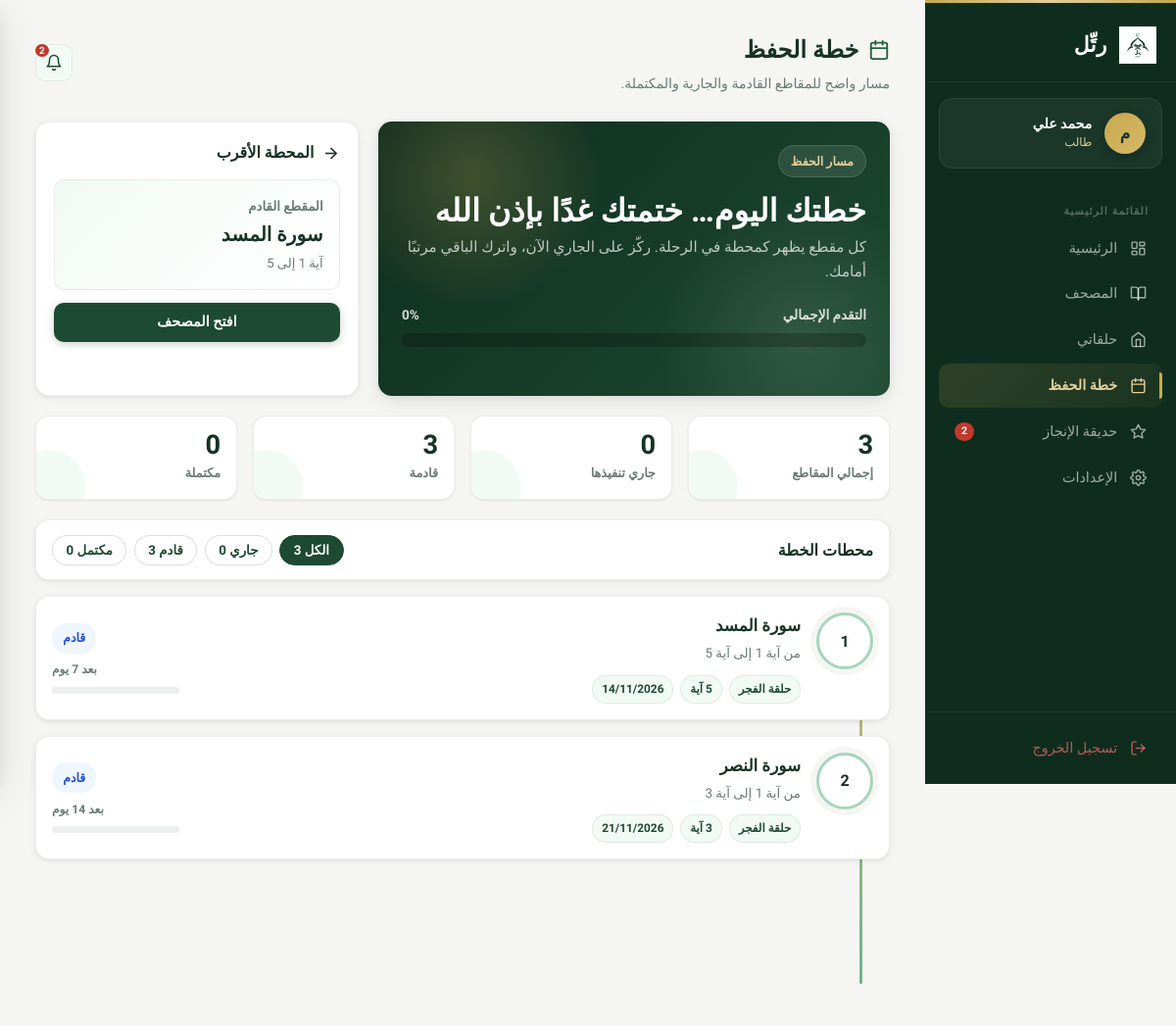
The app's page /student/schedule.php (signed in) with its own data.
### tables this page shows
CREATE TABLE `users` (
    `id`         INT           NOT NULL AUTO_INCREMENT,
    `name`       VARCHAR(100)  NOT NULL,
    `email`      VARCHAR(150)  NOT NULL,
    `password`   VARCHAR(255)  NOT NULL,
    `role`       ENUM('admin','teacher','student') NOT NULL,
    `avatar`     VARCHAR(255)  DEFAULT NULL,
    `phone`      VARCHAR(20)   DEFAULT NULL,
    `created_at` TIMESTAMP     NOT NULL DEFAULT CURRENT_TIMESTAMP,
    PRIMARY KEY (`id`),
    UNIQUE KEY `uk_email` (`email`),
    INDEX `idx_role` (`role`)
);

CREATE TABLE `memorization_plan` (
    `id`           INT          NOT NULL AUTO_INCREMENT,
    `student_id`   INT          NOT NULL,
    `halqa_id`     INT          DEFAULT NULL,
    `surah_number` INT          NOT NULL,
    `surah_name`   VARCHAR(100) NOT NULL DEFAULT '',
    `ayah_from`    INT          NOT NULL,
    `ayah_to`      INT          NOT NULL,
    `target_date`  DATE         DEFAULT NULL,
    `status`       ENUM('pending','in_progress','completed') NOT NULL DEFAULT 'pending',
    `created_at`   TIMESTAMP    NOT NULL DEFAULT CURRENT_TIMESTAMP,
    PRIMARY KEY (`id`),
    INDEX `idx_mp_student` (`student_id`),
    INDEX `idx_mp_status`  (`status`)
);

CREATE TABLE `halaqat` (
    `id`            INT           NOT NULL AUTO_INCREMENT,
    `name`          VARCHAR(100)  NOT NULL,
    `teacher_id`    INT           DEFAULT NULL,
    `schedule_days` VARCHAR(200)  DEFAULT NULL,
    `schedule_time` TIME          DEFAULT NULL,
    `location`      VARCHAR(200)  DEFAULT NULL,
    `max_students`  INT           NOT NULL DEFAULT 20,
    `status`        ENUM('active','inactive') NOT NULL DEFAULT 'active',
    `created_at`    TIMESTAMP     NOT NULL DEFAULT CURRENT_TIMESTAMP,
    PRIMARY KEY (`id`),
    INDEX `idx_teacher` (`teacher_id`),
    INDEX `idx_status`  (`status`)
);

### config/db.php (called while the page is built, shortened)
<?php
function getCurrentUser(PDO $pdo): ?array {
    $stmt = $pdo->prepare("SELECT id,name,email,role,avatar,phone,created_at FROM users WHERE id=?");
    $stmt->execute([$_SESSION['user_id']]);
    return $stmt->fetch() ?: null;
}
function getUnreadCount(PDO $pdo): int {
    $stmt = $pdo->prepare("SELECT COUNT(*) FROM notifications WHERE user_id=? AND is_read=0");
    $stmt->execute([$_SESSION['user_id']]);
    return (int)$stmt->fetchColumn();
}

### student/schedule.php (the view, shortened to what this page needs)
<?php
require_once __DIR__ . '/../config/db.php';
$user = getCurrentUser($pdo);
$notifs = getUnreadCount($pdo);
$sid = (int)$_SESSION['user_id'];
require_once __DIR__ . '/student_shared.php';
$stmt = $pdo->prepare("
    SELECT mp.*, h.name AS halqa_name
    FROM memorization_plan mp
    LEFT JOIN halaqat h ON mp.halqa_id = h.id
    WHERE mp.student_id = ?
    ORDER BY FIELD(mp.status,'in_progress','pending','completed'), mp.target_date ASC
");
$stmt->execute([$sid]);
$plans = $stmt->fetchAll();
$planProgress = [];
if (!empty($plans)) {
    $trackingExists = (bool)$pdo->query("SHOW TABLES LIKE 'quran_tracking'")->fetchColumn();
    if ($trackingExists) {
        $progressStmt = $pdo->prepare("
            SELECT COUNT(DISTINCT ayah_number)
            FROM quran_tracking
            WHERE student_id = ?
              AND surah_number = ?
              AND status = 'memorized'
              AND ayah_number BETWEEN ? AND ?
        ");
        foreach ($plans as $p) {
            $rangeTotal = max(1, (int)$p['ayah_to'] - (int)$p['ayah_from'] + 1);
            $progressStmt->execute([$sid, (int)$p['surah_number'], (int)$p['ayah_from'], (int)$p['ayah_to']]);
            $memorized = (int)$progressStmt->fetchColumn();
            $planProgress[(int)$p['id']] = min(100, round($memorized / $rangeTotal * 100));
        }
    }
}
$total = count($plans);
$completed = count(array_filter($plans, fn($p) => $p['status'] === 'completed'));
$inprog = count(array_filter($plans, fn($p) => $p['status'] === 'in_progress'));
$pending = count(array_filter($plans, fn($p) => $p['status'] === 'pending'));
$overallPct = $total > 0 ? round($completed / $total * 100) : 0;
$nextPlan = $plans[0] ?? null;
student_page_start('خطة الحفظ');
student_sidebar($user, 'schedule', $notifs);
?>
<main class="pw">
  <header class="ph anim">
    <div class="ph-left">
      <h1>
        <svg viewBox="0 0 24 24"><rect x="3" y="4" width="18" height="18" rx="2" ry="2"/><line x1="16" y1="2" x2="16" y2="6"/><line x1="8" y1="2" x2="8" y2="6"/><line x1="3" y1="10" x2="21" y2="10"/></svg>
        خطة الحفظ
      </h1>
      <p>مسار واضح للمقاطع القادمة والجارية والمكتملة.</p>
    </div>
    <button class="notif-btn" onclick="openNotif()" aria-label="الإشعارات">
      <svg viewBox="0 0 24 24"><path d="M18 8A6 6 0 0 0 6 8c0 7-3 9-3 9h18s-3-2-3-9"/><path d="M13.73 21a2 2 0 0 1-3.46 0"/></svg>
      <?php if($notifs>0): ?><span class="notif-dot"><?= $notifs ?></span><?php endif; ?>
    </button>
  </header>
  <section class="plan-hero">
    <div class="plan-hero-main anim anim-d1">
      <span class="plan-kicker">مسار الحفظ</span>
      <h2> خطتك اليوم… ختمتك غدًا بإذن الله</h2>
      <p>كل مقطع يظهر كمحطة في الرحلة. ركّز على الجاري الآن، واترك الباقي مرتبًا أمامك.</p>
      <div class="hero-progress">
        <div class="hero-progress-top"><span>التقدم الإجمالي</span><span><?= $overallPct ?>%</span></div>
        <div class="hero-bar"><div style="width:<?= $overallPct ?>%"></div></div>
      </div>
    </div>
    <aside class="next-card anim anim-d2">
      <div class="next-card-title">
        <svg viewBox="0 0 24 24" width="19" height="19" fill="none" stroke="currentColor" stroke-width="2"><path d="M5 12h14"/><path d="M12 5l7 7-7 7"/></svg>
        المحطة الأقرب
      </div>
      <div class="next-surah">
        <?php if($nextPlan): ?>
          <small><?= $nextPlan['status'] === 'in_progress' ? 'قيد الحفظ الآن' : 'المقطع القادم' ?></small>
          <strong>سورة <?= htmlspecialchars($nextPlan['surah_name']) ?></strong>
          <span>آية <?= (int)$nextPlan['ayah_from'] ?> إلى <?= (int)$nextPlan['ayah_to'] ?></span>
        <?php else: ?>
          <small>لا توجد محطة بعد</small>
          <strong>بانتظار خطة من المعلم</strong>
          <span>ستظهر المقاطع هنا عند إضافتها.</span>
        <?php endif; ?>
      </div>
      <a href="/rattil/student/quran.php" class="btn btn-primary" style="justify-content:center">افتح المصحف</a>
    </aside>
  </section>
  <section class="plan-stats">
    <div class="plan-stat anim anim-d1"><strong><?= $total ?></strong><span>إجمالي المقاطع</span></div>
    <div class="plan-stat anim anim-d2"><strong><?= $inprog ?></strong><span>جاري تنفيذها</span></div>
    <div class="plan-stat anim anim-d3"><strong><?= $pending ?></strong><span>قادمة</span></div>
    <div class="plan-stat anim anim-d4"><strong><?= $completed ?></strong><span>مكتملة</span></div>
  </section>
  <section class="filter-dock anim anim-d1">
    <div class="filter-title">محطات الخطة</div>
    <div class="filter-actions">
      <button class="plan-filter active" type="button" onclick="filterPlans('all', this)">الكل <?= $total ?></button>
      <button class="plan-filter" type="button" onclick="filterPlans('in_progress', this)">جاري <?= $inprog ?></button>
      <button class="plan-filter" type="button" onclick="filterPlans('pending', this)">قادم <?= $pending ?></button>
      <button class="plan-filter" type="button" onclick="filterPlans('completed', this)">مكتمل <?= $completed ?></button>
    </div>
  </section>
  <?php if(empty($plans)): ?>
    <div class="empty-plan anim">
      <svg viewBox="0 0 24 24"><rect x="3" y="4" width="18" height="18" rx="2"/><line x1="3" y1="10" x2="21" y2="10"/></svg>
      <p>لا توجد خطة حفظ بعد. تواصل مع معلمك لإعداد خطة تناسبك.</p>
    </div>
  <?php else: ?>
    <section class="path-wrap">
      <?php
      $statusAr = ['in_progress'=>'جاري','pending'=>'قادم','completed'=>'مكتمل'];
      foreach($plans as $i => $p):
        $diff = $p['target_date'] ? (int)ceil((strtotime($p['target_date']) - time()) / 86400) : null;
        $dueClass = $diff !== null && $diff < 0 ? 'late' : ($diff !== null && $diff <= 3 ? 'hot' : '');
        $dueText = $diff === null ? 'بدون تاريخ' : ($diff > 0 ? "بعد $diff يوم" : ($diff === 0 ? 'اليوم' : 'متأخر '.abs($diff).' يوم'));
        $rangeTotal = max(1, (int)$p['ayah_to'] - (int)$p['ayah_from'] + 1);
        $planPct = $p['status'] === 'completed' ? 100 : ($planProgress[(int)$p['id']] ?? 0);
      ?>
        <article class="plan-card <?= htmlspecialchars($p['status']) ?> anim" data-status="<?= htmlspecialchars($p['status']) ?>">
          <div class="path-node"><?= $i + 1 ?></div>
          <div class="plan-main">
            <h3>سورة <?= htmlspecialchars($p['surah_name']) ?></h3>
            <p>من آية <?= (int)$p['ayah_from'] ?> إلى آية <?= (int)$p['ayah_to'] ?></p>
            <div class="plan-tags">
              <?php if($p['halqa_name']): ?><span><?= htmlspecialchars($p['halqa_name']) ?></span><?php endif; ?>
              <span><?= $rangeTotal ?> آية</span>
              <?php if($p['target_date']): ?><span><?= date('d/m/Y', strtotime($p['target_date'])) ?></span><?php endif; ?>
            </div>
          </div>
          <div class="plan-side">
            <span class="status-pill <?= htmlspecialchars($p['status']) ?>"><?= $statusAr[$p['status']] ?></span>
            <span class="due-text <?= $dueClass ?>"><?= $dueText ?></span>
            <div class="mini-progress" title="<?= $planPct ?>%"><div style="width:<?= $planPct ?>%"></div></div>
          </div>
        </article>
      <?php endforeach; ?>
    </section>
  <?php endif; ?>
</main>
</body>
</html>

### student/student_shared.php (shortened to what this page needs)
<?php
function student_sidebar(array $user, string $active = 'dashboard', int $unread = 0): void {
    $init  = mb_substr($user['name'], 0, 1, 'UTF-8');
    $links = [
        'dashboard'    => ['/rattil/student/dashboard.php',    'الرئيسية',    '<rect x="3" y="3" width="7" height="9" rx="1"/><rect x="14" y="3" width="7" height="5" rx="1"/><rect x="14" y="12" width="7" height="9" rx="1"/><rect x="3" y="16" width="7" height="5" rx="1"/>'],
        'quran'        => ['/rattil/student/quran.php',         'المصحف',      '<path d="M2 3h6a4 4 0 0 1 4 4v14a3 3 0 0 0-3-3H2z"/><path d="M22 3h-6a4 4 0 0 0-4 4v14a3 3 0 0 1 3-3h7z"/>'],
        'halaqat'      => ['/rattil/student/halaqat.php',       'حلقاتي',      '<path d="M3 9l9-7 9 7v11a2 2 0 0 1-2 2H5a2 2 0 0 1-2-2z"/><polyline points="9 22 9 12 15 12 15 22"/>'],
        'schedule'     => ['/rattil/student/schedule.php',      'خطة الحفظ',   '<rect x="3" y="4" width="18" height="18" rx="2" ry="2"/><line x1="16" y1="2" x2="16" y2="6"/><line x1="8" y1="2" x2="8" y2="6"/><line x1="3" y1="10" x2="21" y2="10"/>'],
        'achievements' => ['/rattil/student/achievements.php',  'حديقة الإنجاز','<path d="M12 2l3.09 6.26L22 9.27l-5 4.87 1.18 6.88L12 17.77l-6.18 3.25L7 14.14 2 9.27l6.91-1.01L12 2z"/>'],
        'settings'     => ['/rattil/student/settings.php',      'الإعدادات',   '<circle cx="12" cy="12" r="3"/><path d="M19.4 15a1.65 1.65 0 0 0 .33 1.82l.06.06a2 2 0 0 1-2.83 2.83l-.06-.06a1.65 1.65 0 0 0-1.82-.33 1.65 1.65 0 0 0-1 1.51V21a2 2 0 0 1-4 0v-.09A1.65 1.65 0 0 0 9 19.4a1.65 1.65 0 0 0-1.82.33l-.06.06a2 2 0 0 1-2.83-2.83l.06-.06A1.65 1.65 0 0 0 4.68 15a1.65 1.65 0 0 0-1.51-1H3a2 2 0 0 1 0-4h.09A1.65 1.65 0 0 0 4.6 9a1.65 1.65 0 0 0-.33-1.82l-.06-.06a2 2 0 0 1 2.83-2.83l.06.06A1.65 1.65 0 0 0 9 4.68a1.65 1.65 0 0 0 1-1.51V3a2 2 0 0 1 4 0v.09a1.65 1.65 0 0 0 1 1.51 1.65 1.65 0 0 0 1.82-.33l.06-.06a2 2 0 0 1 2.83 2.83l-.06.06A1.65 1.65 0 0 0 19.4 9a1.65 1.65 0 0 0 1.51 1H21a2 2 0 0 1 0 4h-.09a1.65 1.65 0 0 0-1.51 1z"/>'],
    ];
?>
<aside class="rs" id="rs">
  <a href="/rattil/student/dashboard.php" class="rs-logo">
    <img src="/rattil/assets/images/logo.png" alt="رتِّل" onerror="this.style.display='none'">
    <span class="rs-logo-text">رتِّل</span>
  </a>
  <div class="rs-user">
    <div class="rs-av"><?= $init ?></div>
    <div>
      <div class="rs-user-name"><?= htmlspecialchars($user['name']) ?></div>
      <div class="rs-user-role">طالب</div>
    </div>
  </div>
  <nav class="rs-nav" role="navigation" aria-label="قائمة الطالب">
    <div class="rs-section">القائمة الرئيسية</div>
    <?php foreach ($links as $key => [$href, $label, $icon]): ?>
    <a href="<?= $href ?>" class="rs-link <?= $active === $key ? 'active' : '' ?>" <?= $active === $key ? 'aria-current="page"' : '' ?>>
      <svg viewBox="0 0 24 24" xmlns="http://www.w3.org/2000/svg"><?= $icon ?></svg>
      <span><?= $label ?></span>
      <?php if ($key === 'achievements' && $unread > 0): ?>
      <span class="rs-badge"><?= $unread ?></span>
      <?php endif; ?>
    </a>
    <?php endforeach; ?>
  </nav>
  <div class="rs-foot">
    <a href="/rattil/logout.php" class="rs-link">
      <svg viewBox="0 0 24 24" xmlns="http://www.w3.org/2000/svg"><path d="M9 21H5a2 2 0 0 1-2-2V5a2 2 0 0 1 2-2h4"/><polyline points="16 17 21 12 16 7"/><line x1="21" y1="12" x2="9" y2="12"/></svg>
      <span>تسجيل الخروج</span>
    </a>
  </div>
</aside>
<?php }
function student_page_start(string $title): void { ?>
<!DOCTYPE html>
<html lang="ar" dir="rtl">
<head>
</head>
<body>
<?php }

### records on screen
users: name "م", name "محمد علي"
memorization_plan: surah_name "المسد", ayah_to "5", halqa.name "حلقة الفجر", target_date "14/11/2026", status "قادم", target_date "بعد 7 يوم"
memorization_plan: surah_name "النصر", ayah_to "3", halqa.name "حلقة الفجر", target_date "21/11/2026", status "قادم", target_date "بعد 14 يوم"

### other values on screen
$label "الرئيسية"
$label "المصحف"
$label "حلقاتي"
$label "خطة الحفظ"
$label "حديقة الإنجاز"
$unread "2"
$label "الإعدادات"
$notifs "2"
$overallPct "0"
$total "3"
$inprog "0"
$pending "3"
$completed "0"
